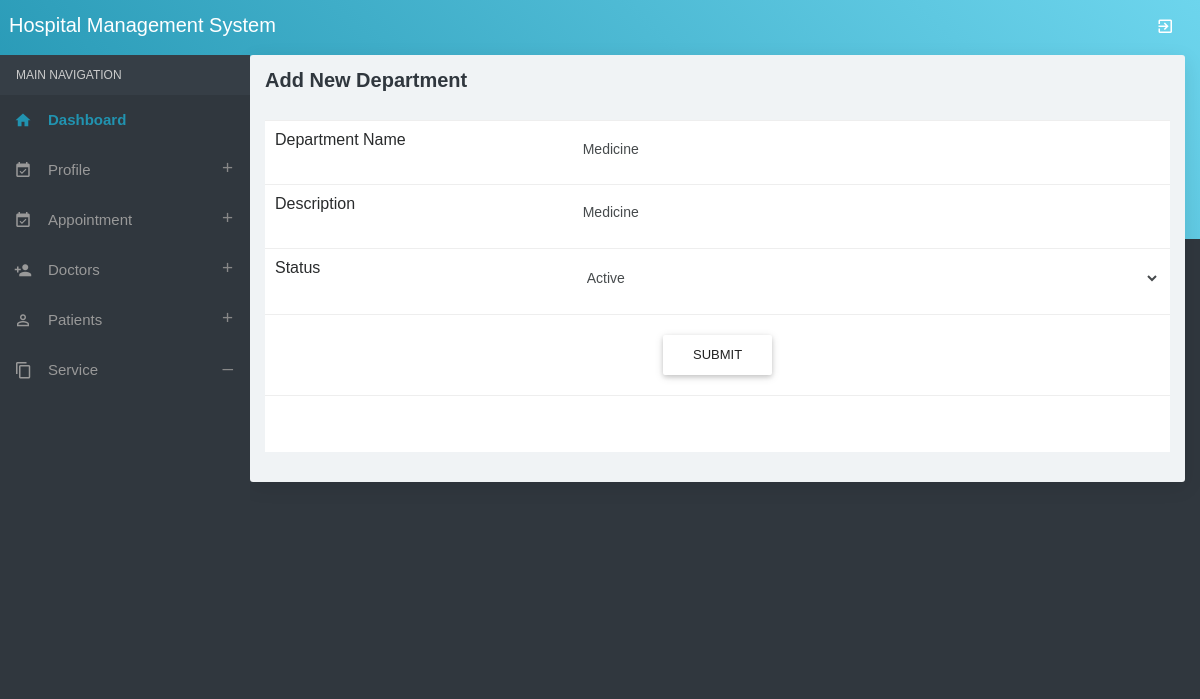
Screenshot of /department.php?editid=1 (signed in) with the database file from the repository.
### tables this page shows
CREATE TABLE `department` (
  `departmentid` int(10) NOT NULL,
  `departmentname` varchar(100) NOT NULL,
  `description` text NOT NULL,
  `status` varchar(10) NOT NULL
);

### department.php (the view, shortened to what this page needs)
<?php
include("adheader.php");
include("dbconnection.php");
if(isset($_GET[editid]))
{
	$sql="SELECT * FROM department WHERE departmentid='$_GET[editid]' ";
	$qsql = mysqli_query($con,$sql);
	$rsedit = mysqli_fetch_array($qsql);
}
?>
<div class="container-fluid">
	<div class="block-header">
            <h2>Add New Department </h2>
        </div>
  <div class="card">
    <form method="post" action="" name="frmdept" onSubmit="return validateform()">
    <table class="table table-hover">
      <tbody>
        <tr>
          <td width="34%">Department Name</td>
          <td width="66%"><input placeholder=" Enter Here " class="form-control" type="text" name="departmentname" id="departmentname" value="<?php echo $rsedit[departmentname]; ?>" /></td>
        </tr>
        <tr>
          <td>Description</td>
          <td><textarea placeholder=" Enter Here " class="form-control no-resize" name="textarea" id="textarea" cols="45" rows="5"><?php echo $rsedit[description] ; ?></textarea></td>
        </tr>
        <tr>
          <td>Status</td>
          <td> <select name="select" id="select" class="form-control show-tick">
            <?php
		  $arr = array("Active","Inactive");
		  foreach($arr as $val)
		  {
			  if($val == $rsedit[status])
			  {
			  echo "<option value='$val' selected>$val</option>";
			  }
			  else
			  {
				  echo "<option value='$val'>$val</option>";
			  }
		  }
		  ?>
            </select></td>
        </tr>
        <tr>
          <td colspan="2" align="center"><input class="btn btn-default" type="submit" name="submit" id="submit" value="Submit" /></td>
        </tr>
      </tbody>
    </table>
    </form>
    <p>&nbsp;</p>
  </div>
</div>
<?php
include("adfooter.php");
?>

### rows the page displays
department: departmentname "Medicine", textarea "Medicine", select "Active"
